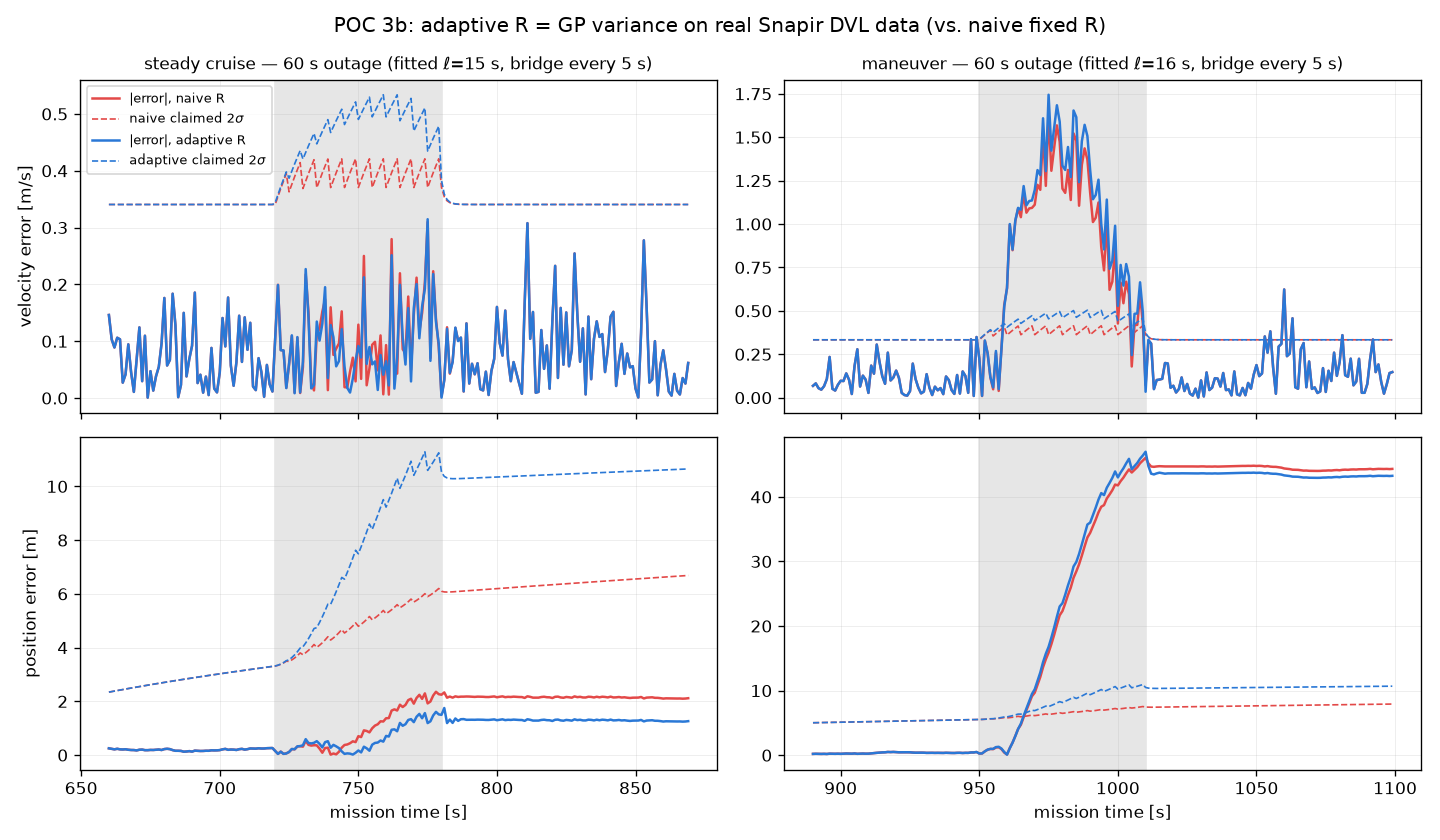

Recreate this plot in Python.
# /// script
# requires-python = ">=3.10"
# dependencies = ["numpy", "scikit-learn", "matplotlib"]
# ///
"""POC 3b — the GP->Kalman adaptive-R seam of POC 3, re-run on REAL DVL data.

Same integration seam as poc_03_gp_feeds_kalman.py (GP posterior mean as the
measurement, GP posterior variance as adaptive R), but the synthetic sine
truth is replaced by the real-data harness: forward velocity from the Snapir
AUV (ECA A18-D, Teledyne RDI Workhorse Navigator DVL @ 1 Hz), test mission of
the ANSFL BeamsNet dataset (CC-BY-4.0, github.com/ansfl/BeamsNet).

Differences from the toy forced by real data:

  * No ground truth.  The velocity reference inside a simulated dropout is
    the HIDDEN DVL samples themselves (noisy); the position reference is
    dead-reckoning on the full DVL stream.  The honesty check therefore
    compares |error| against 2*sqrt(P + sigma_dvl^2), not 2*sqrt(P) -- the
    reference's own noise is added to the claim.
  * Hyperparameters are LEARNED per scenario (the toy fixed them), with the
    lengthscale floored above the sample spacing so unstructured variance
    lands in the WhiteKernel; sigma_dvl^2 is read back from the fitted
    WhiteKernel instead of being assumed.
  * Two segments (steady cruise / maneuver) x two outage lengths (30 s /
    60 s).  The maneuver segments are the cases where the plain-GP harness
    showed the +/-2sigma band failing to cover the error.

Run:  uv run poc_03_real_data.py
"""
import urllib.request
from pathlib import Path

import numpy as np
import matplotlib

matplotlib.use("Agg")
import matplotlib.pyplot as plt
from sklearn.gaussian_process import GaussianProcessRegressor
from sklearn.gaussian_process.kernels import ConstantKernel, Matern, WhiteKernel

# --- 0. Locate the data (reuse a local copy if present, else download). -----
URL = "https://raw.githubusercontent.com/ansfl/BeamsNet/main/dataset/Test/V_test.npy"
CANDIDATES = [Path(__file__).with_name("data") / "V_test.npy",
              Path.home() / "dvl-gp" / "data" / "V_test.npy"]
data_path = next((p for p in CANDIDATES if p.exists()), None)
if data_path is None:
    data_path = CANDIDATES[0]
    data_path.parent.mkdir(exist_ok=True)
    urllib.request.urlretrieve(URL, data_path)

AXIS = 0                                     # forward velocity: drives along-track drift
WINDOW = slice(600, 1200)                    # 10-min segment; 1 Hz -> index == seconds
SCENARIOS = {"steady cruise": 720, "maneuver": 950}
GAP_LENGTHS = [30, 60]
PLOT_GAP = 60                                # the stress case shown in the figure

v_all = np.load(data_path)[AXIS, WINDOW]
t = np.arange(WINDOW.start, WINDOW.stop, dtype=float)    # mission time [s]
dt = 1.0

# --- 1. The tiny KF from POC 3, unchanged: state [position, velocity],
#     constant-velocity prediction, velocity-only measurement.
F = np.array([[1.0, dt], [0.0, 1.0]])
q = 0.05**2                                   # accel noise density; identical for both
Q = q * np.array([[dt**3 / 3, dt**2 / 2], [dt**2 / 2, dt]])
H = np.array([[0.0, 1.0]])


def run_kf(meas, meas_var, has_meas, v0, p0_vel):
    x, P = np.array([0.0, v0]), np.diag([1e-4, p0_vel])
    xs, Ps = [], []
    for k in range(len(meas)):
        x, P = F @ x, F @ P @ F.T + Q
        if has_meas[k]:
            S = (H @ P @ H.T)[0, 0] + meas_var[k]
            K = (P @ H.T / S).ravel()
            x = x + K * (meas[k] - x[1])
            P = P - np.outer(K, H @ P)
        xs.append(x.copy()); Ps.append(P.copy())
    return np.array(xs), np.array(Ps)


def run_scenario(gap_start, gap_len):
    gap = (t >= gap_start) & (t < gap_start + gap_len)
    have_dvl = ~gap

    # --- 2. GP on the surviving samples, hyperparameters learned (harness
    #     settings: Matern-5/2, lengthscale floor above the 1 s spacing).
    kernel = (ConstantKernel(1.0, (1e-3, 1e3))
              * Matern(length_scale=10.0, length_scale_bounds=(3.0, 200.0), nu=2.5)
              + WhiteKernel(noise_level=1e-3, noise_level_bounds=(1e-8, 1.0)))
    gp = GaussianProcessRegressor(kernel=kernel, normalize_y=True,
                                  n_restarts_optimizer=2)
    gp.fit(t[have_dvl][:, None], v_all[have_dvl])
    gp_mean, gp_std = gp.predict(t[:, None], return_std=True)

    # Effective DVL noise, read back from the fitted WhiteKernel.  normalize_y
    # means noise_level is in normalized-variance units -> rescale by var(y).
    # (This is sensor noise PLUS sub-lengthscale vehicle motion -- the right R
    # for a filter that cannot resolve that motion either.)
    ls_fit = gp.kernel_.k1.k2.length_scale
    var_dvl = gp.kernel_.k2.noise_level * v_all[have_dvl].var()

    # --- 3. Bridge samples inside the gap, spaced ~lengthscale/3 (>= 3 s) to
    #     limit the time-correlated-error problem flagged in POC 3 step 4.
    spacing = int(np.clip(round(ls_fit / 3), 3, 10))
    bridge = gap & (t.astype(int) % spacing == 0)
    has_meas = have_dvl | bridge
    meas = np.where(have_dvl, v_all, gp_mean)
    R_naive = np.full_like(t, var_dvl)
    R_adapt = np.where(have_dvl, var_dvl, gp_std**2)

    xs_n, Ps_n = run_kf(meas, R_naive, has_meas, v_all[0], var_dvl)
    xs_a, Ps_a = run_kf(meas, R_adapt, has_meas, v_all[0], var_dvl)

    # --- 4. Metrics against the noisy references (see module docstring):
    #     velocity ref = hidden DVL inside the gap; position ref = full-DVL
    #     dead-reckoning.  Honesty ratio <= 1 means "never lied".
    pos_ref = np.cumsum(v_all) * dt
    out = {"ls": ls_fit, "sigma_dvl": np.sqrt(var_dvl), "spacing": spacing,
           "gap": gap, "gp_mean": gp_mean, "gp_std": gp_std, "pos_ref": pos_ref}
    for tag, xs, Ps in [("naive", xs_n, Ps_n), ("adaptive", xs_a, Ps_a)]:
        v_err = np.abs(xs[:, 1] - v_all)                       # noisy ref, all t
        v_claim = 2 * np.sqrt(Ps[:, 1, 1] + var_dvl)
        p_err = np.abs(xs[:, 0] - pos_ref)
        p_claim = 2 * np.sqrt(Ps[:, 0, 0])
        out[tag] = {
            "v_rmse_gap": float(np.sqrt(np.mean((xs[gap, 1] - v_all[gap]) ** 2))),
            "v_honesty": float(np.max(v_err[gap] / v_claim[gap])),
            "p_end_err": float(p_err[-1]), "p_peak_err": float(p_err.max()),
            "v_err": v_err, "v_claim": v_claim, "p_err": p_err, "p_claim": p_claim,
        }
    return out


print(f"{'segment':<15} {'gap':>4}  {'vRMSE n/a':>12}  {'honesty n/a':>12}  "
      f"{'peak pos err n/a':>17}   (honesty <=1 = never lied)")
results = {}
for seg, gap_start in SCENARIOS.items():
    for gap_len in GAP_LENGTHS:
        r = run_scenario(gap_start, gap_len)
        results[(seg, gap_len)] = r
        n, a = r["naive"], r["adaptive"]
        print(f"{seg:<15} {gap_len:>3}s  "
              f"{n['v_rmse_gap']*100:5.1f}/{a['v_rmse_gap']*100:5.1f} cm/s  "
              f"{n['v_honesty']:5.1f}/{a['v_honesty']:5.1f} x  "
              f"{n['p_peak_err']:7.2f}/{a['p_peak_err']:7.2f} m")

# --- 5. Figure: the PLOT_GAP stress case.  Row 1 = velocity honesty (as in
#     POC 3), row 2 = position drift, one column per segment.
C_NAIVE, C_ADAPT = "#e34948", "#2a78d6"
fig, axgrid = plt.subplots(2, 2, figsize=(12, 7), sharex="col")
for col, (seg, gap_start) in enumerate(SCENARIOS.items()):
    r = results[(seg, PLOT_GAP)]
    view = (t >= gap_start - 60) & (t < gap_start + PLOT_GAP + 90)
    for row, key in enumerate(["v", "p"]):
        ax = axgrid[row, col]
        ax.axvspan(gap_start, gap_start + PLOT_GAP, color="0.9")
        for tag, c in [("naive", C_NAIVE), ("adaptive", C_ADAPT)]:
            ax.plot(t[view], r[tag][f"{key}_err"][view], color=c,
                    label=f"|error|, {tag} R")
            ax.plot(t[view], r[tag][f"{key}_claim"][view], color=c, ls="--",
                    lw=1, label=f"{tag} claimed 2$\\sigma$")
        ax.grid(alpha=0.25, lw=0.5)
        if row == 0:
            ax.set_title(f"{seg} — {PLOT_GAP} s outage "
                         f"(fitted $\\ell$={r['ls']:.0f} s, bridge every {r['spacing']} s)",
                         fontsize=10)
        else:
            ax.set_xlabel("mission time [s]")
axgrid[0, 0].set_ylabel("velocity error [m/s]")
axgrid[1, 0].set_ylabel("position error [m]")
axgrid[0, 0].legend(loc="upper left", fontsize=8)
fig.suptitle("POC 3b: adaptive R = GP variance on real Snapir DVL data "
             "(vs. naive fixed R)", fontsize=12)
fig.tight_layout()
fig.savefig(Path(__file__).with_name("poc_03_real_data.png"), dpi=120)
print("saved poc_03_real_data.png")
